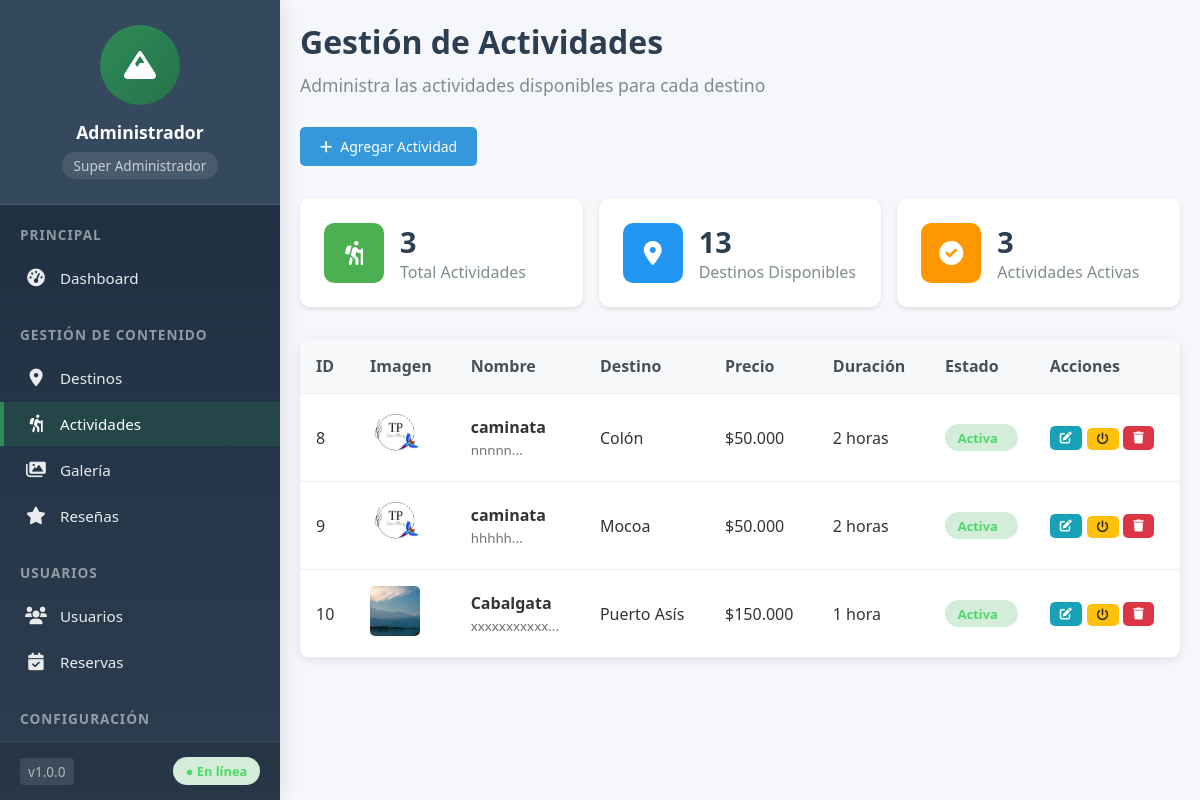
The app's page /admin/gestion-actividades.php (signed in) with its own data.
### tables this page shows
CREATE TABLE `actividades` (
  `id` int(11) NOT NULL,
  `destino_id` int(11) DEFAULT NULL,
  `nombre` varchar(100) NOT NULL,
  `descripcion` text DEFAULT NULL,
  `imagen` varchar(255) DEFAULT NULL,
  `precio` decimal(10,2) DEFAULT NULL,
  `duracion` varchar(50) DEFAULT NULL,
  `activo` tinyint(1) DEFAULT 1
);

CREATE TABLE `destinos` (
  `id` int(11) NOT NULL,
  `nombre` varchar(100) NOT NULL,
  `slug` varchar(255) DEFAULT NULL,
  `descripcion` text DEFAULT NULL,
  `ubicacion` varchar(255) DEFAULT NULL,
  `imagen_principal` varchar(255) DEFAULT NULL,
  `activo` tinyint(1) DEFAULT 1,
  `orden` int(11) DEFAULT 0,
  `fecha_creacion` timestamp NOT NULL DEFAULT current_timestamp()
);

### admin/gestion-actividades.php (the view, shortened to what this page needs)
<?php
include '../includes/config.php';
if (!function_exists('getDestinos')) {
    function getDestinos($solo_activos = false)
    {
        global $pdo;
        try {
            $sql = "SELECT * FROM destinos";
            $sql .= " ORDER BY nombre";
            $stmt = $pdo->query($sql);
            return $stmt->fetchAll(PDO::FETCH_ASSOC);
        } catch (PDOException $e) {
            error_log("Error en getDestinos: " . $e->getMessage());
            return [];
        }
    }
}
try {
    $stmt = $pdo->query("
        SELECT a.*, d.nombre as destino_nombre
        FROM actividades a
        LEFT JOIN destinos d ON a.destino_id = d.id
        ORDER BY a.destino_id, a.nombre
    ");
    $actividades = $stmt->fetchAll(PDO::FETCH_ASSOC);
} catch (PDOException $e) {
    $actividades = [];
    error_log("Error al cargar actividades: " . $e->getMessage());
    $error = "Error al cargar actividades. Verifica la conexión a la base de datos.";
}
$destinos = getDestinos();
?>
<!DOCTYPE html>
<html lang="es">
<head>
    <link rel="stylesheet" href="../css/admin.css">
    <link href="https://cdnjs.cloudflare.com/ajax/libs/font-awesome/6.0.0/css/all.min.css" rel="stylesheet">
</head>
<body>
    <div class="admin-container">
        <?php include 'sidebar.php'; ?>
        <div class="main-content">
            <div class="content-header">
                <h1>Gestión de Actividades</h1>
                <p>Administra las actividades disponibles para cada destino</p>
            </div>
            <div class="admin-actions">
                <button class="btn btn-primary" onclick="abrirModal('modalAgregarActividad')">
                    <i class="fas fa-plus"></i> Agregar Actividad
                </button>
            </div>
            <div class="stats-grid" style="grid-template-columns: repeat(auto-fit, minmax(200px, 1fr));">
                <div class="stat-card">
                    <div class="stat-icon" style="background: #4CAF50;">
                        <i class="fas fa-hiking"></i>
                    </div>
                    <div class="stat-info">
                        <h3><?php echo count($actividades); ?></h3>
                        <p>Total Actividades</p>
                    </div>
                </div>
                <div class="stat-card">
                    <div class="stat-icon" style="background: #2196F3;">
                        <i class="fas fa-map-marker-alt"></i>
                    </div>
                    <div class="stat-info">
                        <h3><?php echo count($destinos); ?></h3>
                        <p>Destinos Disponibles</p>
                    </div>
                </div>
                <div class="stat-card">
                    <div class="stat-icon" style="background: #FF9800;">
                        <i class="fas fa-check-circle"></i>
                    </div>
                    <div class="stat-info">
                        <?php
                        $actividades_activas = 0;
                        if (!empty($actividades)) {
                            $actividades_activas = count(array_filter($actividades, function ($a) {
                                return isset($a['activo']) && $a['activo'] == 1;
                            }));
                        }
                        ?>
                        <h3><?php echo $actividades_activas; ?></h3>
                        <p>Actividades Activas</p>
                    </div>
                </div>
            </div>
            <div class="table-container">
                <table class="admin-table">
                    <thead>
                        <tr>
                            <th>ID</th>
                            <th>Imagen</th>
                            <th>Nombre</th>
                            <th>Destino</th>
                            <th>Precio</th>
                            <th>Duración</th>
                            <th>Estado</th>
                            <th>Acciones</th>
                        </tr>
                    </thead>
                    <tbody>
                        <?php if (!empty($actividades)): ?>
                            <?php foreach ($actividades as $actividad): ?>
                                <tr>
                                    <td><?php echo htmlspecialchars($actividad['id']); ?></td>
                                    <td>
                                        <?php if (!empty($actividad['imagen'])): ?>
                                            <img src="../uploads/actividades/<?php echo htmlspecialchars($actividad['imagen']); ?>"
                                                alt="<?php echo htmlspecialchars($actividad['nombre']); ?>"
                                                style="width: 50px; height: 50px; object-fit: cover; border-radius: 5px;">
                                        <?php else: ?>
                                            <div style="width: 50px; height: 50px; background: #f0f0f0; border-radius: 5px; display: flex; align-items: center; justify-content: center;">
                                                <i class="fas fa-image" style="color: #ccc;"></i>
                                            </div>
                                        <?php endif; ?>
                                    </td>
                                    <td>
                                        <strong><?php echo htmlspecialchars($actividad['nombre']); ?></strong>
                                        <?php if (!empty($actividad['descripcion'])): ?>
                                            <br><small style="opacity: 0.7;"><?php echo substr(htmlspecialchars($actividad['descripcion']), 0, 50) . '...'; ?></small>
                                        <?php endif; ?>
                                    </td>
                                    <td><?php echo htmlspecialchars($actividad['destino_nombre'] ?? 'Sin destino'); ?></td>
                                    <td>
                                        <?php if (!empty($actividad['precio'])): ?>
                                            $<?php echo number_format($actividad['precio'], 0, ',', '.'); ?>
                                        <?php else: ?>
                                            <span style="opacity: 0.5;">No definido</span>
                                        <?php endif; ?>
                                    </td>
                                    <td><?php echo htmlspecialchars($actividad['duracion'] ?: 'No definida'); ?></td>
                                    <td>
                                        <span class="status <?php echo $actividad['activo'] ? 'active' : 'inactive'; ?>">
                                            <?php echo $actividad['activo'] ? 'Activa' : 'Inactiva'; ?>
                                        </span>
                                    </td>
                                    <td>
                                        <div class="action-buttons">
                                            <button class="btn btn-sm btn-info"
                                                onclick="editarActividad(<?php echo $actividad['id']; ?>)">
                                                <i class="fas fa-edit"></i>
                                            </button>
                                            <form method="POST" style="display: inline;">
                                                <button type="submit" class="btn btn-sm <?php echo $actividad['activo'] ? 'btn-warning' : 'btn-success'; ?>"
                                                    onclick="return confirm('¿<?php echo $actividad['activo'] ? 'Desactivar' : 'Activar'; ?> esta actividad?')">
                                                    <i class="fas fa-power-off"></i>
                                                </button>
                                            </form>
                                            <button class="btn btn-sm btn-danger"
                                                onclick="confirmarEliminacion(<?php echo $actividad['id']; ?>, '<?php echo htmlspecialchars(addslashes($actividad['nombre'])); ?>')">
                                                <i class="fas fa-trash"></i>
                                            </button>
                                        </div>
                                    </td>
                                </tr>
                            <?php endforeach; ?>
                        <?php endif; ?>
                    </tbody>
                </table>
            </div>
        </div>
    </div>
</body>
</html>

### css/admin.css (style rules this page uses)
:root { --sidebar-width: 250px; --header-height: 60px; --primary-color: #2E8B57; --secondary-color: #FF6B35; --bg-color: #f8f9fa; --text-color: #333; --border-color: #dee2e6; }
* { margin: 0; padding: 0; box-sizing: border-box; }
body { font-family: 'Segoe UI', Tahoma, Geneva, Verdana, sans-serif; background-color: var(--bg-color); color: var(--text-color); }
.admin-container { display: flex; min-height: 100vh; }
.main-content { flex: 1; margin-left: var(--sidebar-width); padding: 2rem; }
.content-header { margin-bottom: 2rem; }
.content-header h1 { font-size: 2rem; margin-bottom: 0.5rem; color: #2c3e50; }
.content-header p { color: #7f8c8d; font-size: 1.1rem; }
.btn { display: inline-block; padding: 0.6rem 1.2rem; background: var(--primary-color); color: white; text-decoration: none; border-radius: 5px; border: none; cursor: pointer; transition: background 0.3s ease; font-weight: 500; }
.btn-warning { background: #ffc107; color: #212529; }
.btn-danger { background: #dc3545; }
.btn-info { background: #17a2b8; }
.btn-sm { padding: 0.4rem 0.8rem; font-size: 0.8rem; }

### admin/gestion-actividades.php (style rules this page uses)
* { margin: 0; padding: 0; box-sizing: border-box; font-family: 'Segoe UI', Tahoma, Geneva, Verdana, sans-serif; }
body { background: #f5f7fa; color: #333; }
.admin-container { display: flex; min-height: 100vh; }
.main-content { flex: 1; padding: 20px; margin-left: 280px; }
.content-header { margin-bottom: 30px; }
.content-header h1 { color: #2c3e50; margin-bottom: 10px; font-size: 2rem; }
.content-header p { color: #7f8c8d; font-size: 1.1rem; }
.btn { padding: 10px 20px; border: none; border-radius: 5px; cursor: pointer; text-decoration: none; display: inline-flex; align-items: center; gap: 8px; font-size: 14px; font-weight: 500; transition: all 0.3s ease; }
.btn-primary { background-color: #3498db; color: white; }
.btn-sm { padding: 5px 10px; font-size: 12px; }
.btn-info { background-color: #17a2b8; color: white; }
.btn-warning { background-color: #ffc107; color: #212529; }
.btn-danger { background-color: #dc3545; color: white; }
.admin-actions { margin-bottom: 2rem; }
.table-container { background: white; border-radius: 10px; overflow: hidden; box-shadow: 0 2px 10px rgba(0, 0, 0, 0.1); }
.admin-table { width: 100%; border-collapse: collapse; }
.admin-table th, .admin-table td { padding: 1rem; text-align: left; border-bottom: 1px solid #eee; }
.admin-table th { background: #f8f9fa; font-weight: 600; color: #495057; }
.status { padding: 0.3rem 0.8rem; border-radius: 15px; font-size: 0.8rem; font-weight: 600; }
.status.active { background: #d4edda; color: #155724; }
.action-buttons { display: flex; gap: 0.3rem; flex-wrap: wrap; }
.stats-grid { display: grid; gap: 1rem; margin-bottom: 2rem; }
.stat-card { background: white; padding: 1.5rem; border-radius: 10px; display: flex; align-items: center; gap: 1rem; box-shadow: 0 2px 5px rgba(0, 0, 0, 0.1); }
.stat-icon { width: 60px; height: 60px; border-radius: 10px; display: flex; align-items: center; justify-content: center; color: white; font-size: 1.5rem; }
.stat-info h3 { margin: 0; font-size: 1.8rem; color: #2c3e50; }
.stat-info p { margin: 0; color: #7f8c8d; }

### admin/sidebar.php (style rules this page uses)
.status { display: flex; align-items: center; gap: 6px; }
.status.active { color: #4cd964; }

### records on screen
actividades: id "8", imagen (picture), nombre "caminata", descripcion "nnnnn", destino.nombre "Colón", precio "50.000", duracion "2 horas", activo "Activa"
actividades: id "9", imagen (picture), nombre "caminata", descripcion "hhhhh", destino.nombre "Mocoa", precio "50.000", duracion "2 horas", activo "Activa"
actividades: id "10", imagen (picture), nombre "Cabalgata", descripcion "xxxxxxxxxxx", destino.nombre "Puerto Asís", precio "150.000", duracion "1 hora", activo "Activa"

### other values on screen
$user_name "Administrador"
getRoleName($user_role) "Super Administrador"
count($actividades) "3"
count($destinos) "13"
$actividades_activas "3"
